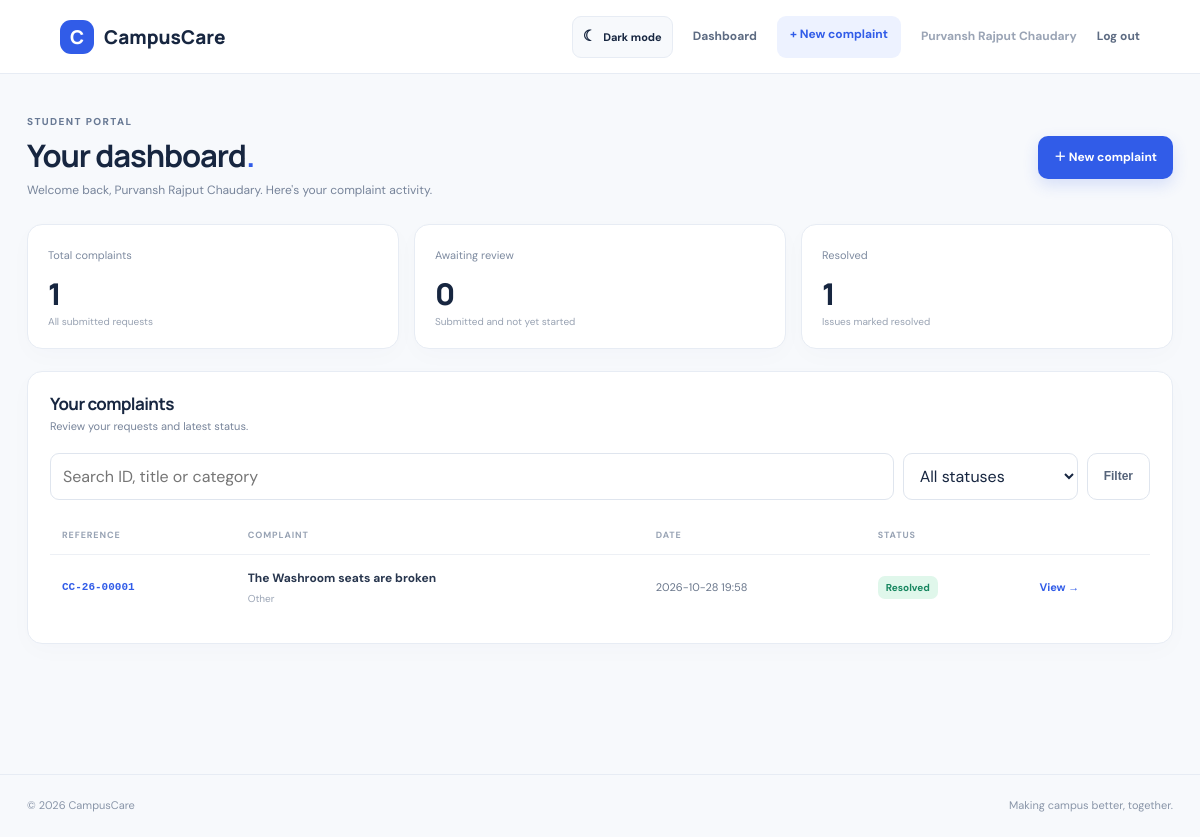
The app's page /dashboard (signed in) with its own data.
### tables this page shows
CREATE TABLE complaints (
          id INTEGER PRIMARY KEY AUTOINCREMENT, code TEXT UNIQUE,
          user_id INTEGER NOT NULL, title TEXT NOT NULL, category TEXT NOT NULL,
          location TEXT, description TEXT NOT NULL, status TEXT NOT NULL DEFAULT 'Submitted',
          response TEXT DEFAULT '', created_at TEXT NOT NULL, updated_at TEXT NOT NULL,
          FOREIGN KEY(user_id) REFERENCES users(id)
        );

### app.py (the view)
@app.route("/dashboard")
@login_required
def dashboard():
    if session.get("role") == "admin":
        return redirect(url_for("admin"))
    q = request.args.get("q", "").strip()
    status = request.args.get("status", "")
    sql = "SELECT * FROM complaints WHERE user_id=?"
    params = [session["uid"]]
    if q:
        sql += " AND (code LIKE ? OR title LIKE ? OR category LIKE ?)"
        params.extend([f"%{q}%"] * 3)
    if status in STATUSES:
        sql += " AND status=?"
        params.append(status)
    sql += " ORDER BY id DESC"
    with connect() as db:
        rows = db.execute(sql, params).fetchall()
        total = db.execute("SELECT COUNT(*) FROM complaints WHERE user_id=?", (session["uid"],)).fetchone()[0]
        pending = db.execute("SELECT COUNT(*) FROM complaints WHERE user_id=? AND status='Submitted'", (session["uid"],)).fetchone()[0]
        resolved = db.execute("SELECT COUNT(*) FROM complaints WHERE user_id=? AND status='Resolved'", (session["uid"],)).fetchone()[0]
    return render_template("dashboard.html", rows=rows, total=total, pending=pending, resolved=resolved, q=q, selected=status)

### app.py (called while the page is built)
def connect():
    db = sqlite3.connect(DB)
    db.row_factory = sqlite3.Row
    db.execute("PRAGMA foreign_keys = ON")
    return db

def login_required(fn):
    @wraps(fn)
    def wrapper(*args, **kwargs):
        if not session.get("uid"):
            flash("Please log in first.", "info")
            return redirect(url_for("login"))
        return fn(*args, **kwargs)
    return wrapper

@app.context_processor
def globals_for_templates():
    return {"year": datetime.now().year, "categories": CATEGORIES, "statuses": STATUSES}

### templates/dashboard.html
{% extends "base.html" %}{% block title %}Student dashboard{% endblock %}{% block content %}
<header class="pagehead"><div><div class="eyebrow">STUDENT PORTAL</div><h1>Your dashboard<span>.</span></h1><p>Welcome back, {{ session.get('name') }}. Here's your complaint activity.</p></div><a class="btn primary" href="{{ url_for('new_complaint') }}">＋ New complaint</a></header>
<div class="stats three"><div><small>Total complaints</small><strong>{{ total }}</strong><p>All submitted requests</p></div><div><small>Awaiting review</small><strong>{{ pending }}</strong><p>Submitted and not yet started</p></div><div><small>Resolved</small><strong>{{ resolved }}</strong><p>Issues marked resolved</p></div></div>
<section class="panel"><div class="paneltitle"><div><h2>Your complaints</h2><p>Review your requests and latest status.</p></div></div><form class="filters"><input name="q" value="{{ q }}" placeholder="Search ID, title or category"><select name="status"><option value="">All statuses</option>{% for s in statuses %}<option {% if selected==s %}selected{% endif %}>{{ s }}</option>{% endfor %}</select><button class="btn secondary">Filter</button></form>
{% if rows %}<div class="tablewrap"><table><thead><tr><th>REFERENCE</th><th>COMPLAINT</th><th>DATE</th><th>STATUS</th><th></th></tr></thead><tbody>{% for c in rows %}<tr><td class="ref">{{ c['code'] }}</td><td><b>{{ c['title'] }}</b><small>{{ c['category'] }}</small></td><td>{{ c['created_at'] }}</td><td><span class="pill {{ c['status']|lower|replace(' ','-') }}">{{ c['status'] }}</span></td><td><a class="link" href="{{ url_for('detail',cid=c['id']) }}">View →</a></td></tr>{% endfor %}</tbody></table></div>{% else %}<div class="empty"><div>▤</div><h3>No complaints found</h3><p>{% if q or selected %}Try changing your search or filter.{% else %}You haven't submitted a complaint yet.{% endif %}</p><a class="btn primary" href="{{ url_for('new_complaint') }}">Submit your first complaint</a></div>{% endif %}</section>{% endblock %}

### static/style.css (style rules this page uses)
:root { --ink:#172640;--muted:#77849a;--blue:#315ce8;--line:#e7ecf4;--bg:#f7f9fc;--green:#16865f }
* { box-sizing:border-box }
body { margin:0;background:var(--bg);color:var(--ink);font:14px 'DM Sans',sans-serif;line-height:1.6 }
a { color:inherit;text-decoration:none }
h1,h2,h3 { font-family:Manrope,sans-serif;line-height:1.2;letter-spacing:-.035em;margin:0 }
.eyebrow { font-size:10px;font-weight:800;letter-spacing:.14em;color:#687994 }
.btn { border:0;border-radius:10px;padding:12px 16px;display:inline-flex;align-items:center;justify-content:center;gap:12px;font-weight:700;font-size:12px;cursor:pointer }
.primary { background:var(--blue);color:white;box-shadow:0 6px 16px #315ce82a }
.secondary { background:white;border:1px solid #dfe5ee;color:#56647a }
.pill { font-size:10px;font-weight:700;border-radius:7px;padding:5px 8px;white-space:nowrap }
.resolved { background:#e0f7eb;color:#16865f }
.box,.panel,.stats>div { background:white;border:1px solid var(--line);border-radius:15px;box-shadow:0 7px 24px #1e355d05 }
.form input,.form select,.form textarea,.filters input,.filters select { width:100%;min-width:0;padding:11px 12px;border:1px solid #dfe5ee;border-radius:9px;background:white;color:var(--ink);font:12px 'DM Sans',sans-serif;outline:none }
.switch a,.link { color:var(--blue);font-weight:700 }
.pagehead { display:flex;align-items:center;justify-content:space-between;gap:20px;padding:40px 0 24px }
.pagehead h1 { font-size:31px;margin:7px 0 }
.pagehead h1 span { color:var(--blue) }
.pagehead p { margin:0;color:var(--muted);font-size:12px }
.stats { display:grid;gap:15px;margin-bottom:22px }
.stats.three { grid-template-columns:repeat(3,1fr) }
.stats>div { padding:18px 20px }
.stats small { font-size:11px;color:#7e8ba0 }
.stats strong { display:block;font:800 30px Manrope;margin-top:7px }
.stats p { font-size:10px;color:#98a2b2;margin:0 }
.panel { padding:22px;margin-bottom:25px }
.paneltitle { margin-bottom:17px }
.paneltitle h2,.panel h2 { font-size:17px }
.paneltitle p { font-size:11px;color:var(--muted);margin:4px 0 0 }
.filters { display:flex;gap:9px;margin-bottom:16px }
.filters input { flex:1 }
.filters select { max-width:175px }
.tablewrap { overflow-x:auto }
table { border-collapse:collapse;width:100%;text-align:left;white-space:nowrap }
th { font-size:9px;letter-spacing:.1em;color:#98a3b4;padding:12px;border-bottom:1px solid #edf0f5 }
td { font-size:11px;color:#69768b;padding:14px 12px;border-bottom:1px solid #f0f2f6 }
tbody tr:last-child td { border-bottom:0 }
td b { display:block;color:#28364e;font-size:12px }
td small { display:block;color:#9aa4b5;font-size:10px;margin-top:3px }
.ref { font-family:monospace;color:#315ce8;font-weight:700 }
html { color-scheme:light;transition:background-color .2s,color .2s }
html { scroll-behavior: smooth; }
body { min-width: 320px; overflow-wrap: anywhere; }
button, input, select, textarea, a { -webkit-tap-highlight-color: transparent; }
.btn, .navbutton, .theme-toggle { min-height: 42px; }
.form input, .form select, .form textarea, .filters input, .filters select { font-size: 16px; }
.tablewrap { max-width: 100%; border-radius: 10px; }

### records on screen
complaints: code "CC-26-00001", title "The Washroom seats are broken", category "Other", created_at "2026-10-28 19:58", status "Resolved"

### other values on screen
{{ session.get('name') }} "Purvansh Rajput Chaudary"
{{ total }} "1"
{{ pending }} "0"
{{ resolved }} "1"
